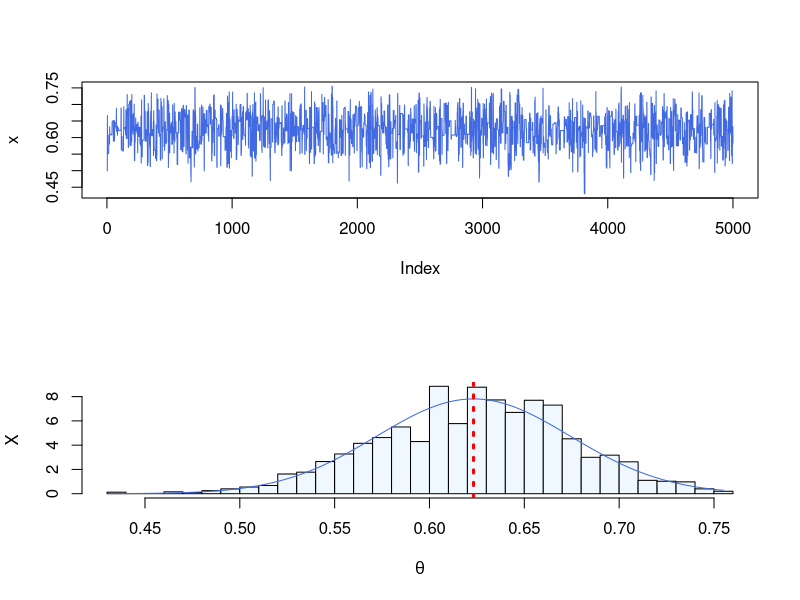

Reproduce this figure in R.
set.seed(2023)

# use the random walk Metropolis sampler with a uniform proposal chain
# theta should be within [0,1]
w <- 0.25  # width of the uniform support set
m <- 5000  # length of the chain
burn <- 1000  # burn-in time
x <- numeric(m)  # the chain

# the following function prob computes the target density
# (without the constant)

prob <- function(theta,animals){
  # computes (without the constant) the target density
  if (theta<0 || theta>1)
    return(0)
  ratio <- (1/2 + theta/4)^animals[1] * ((1-theta)/4)^animals[2] *
            ((1-theta)/4)^animals[3] * (theta/4)^animals[4]
}

# generate the rando walk Metropolis chain
animals <- c(125, 18, 20, 34)
u <- runif(m) # for accept/reject step
v <- runif(m,-w,w)  # proposal distribution
x[1] <- 0.5
for (i in 2:m){
  y <- x[i-1] + v[i]
  if (u[i]<= prob(y,animals)/prob(x[i-1],animals))
    x[i] <- y # accept
  else
    x[i] <- x[i-1] # reject
}

xb <- x[(burn+1):m]
print(mean(xb))

par(mfrow=c(2,1))
plot(x,type='l',col='royalblue')
hist(xb,prob=T,breaks = 'scott',xlab=bquote(theta),ylab='X',main='',col='aliceblue')
z <- seq(min(xb),max(xb),length=1000)
lines(z,dnorm(z,mean(xb),sd(xb)),col='royalblue')
abline(v=mean(xb),col='red',lwd=3,lty=3)